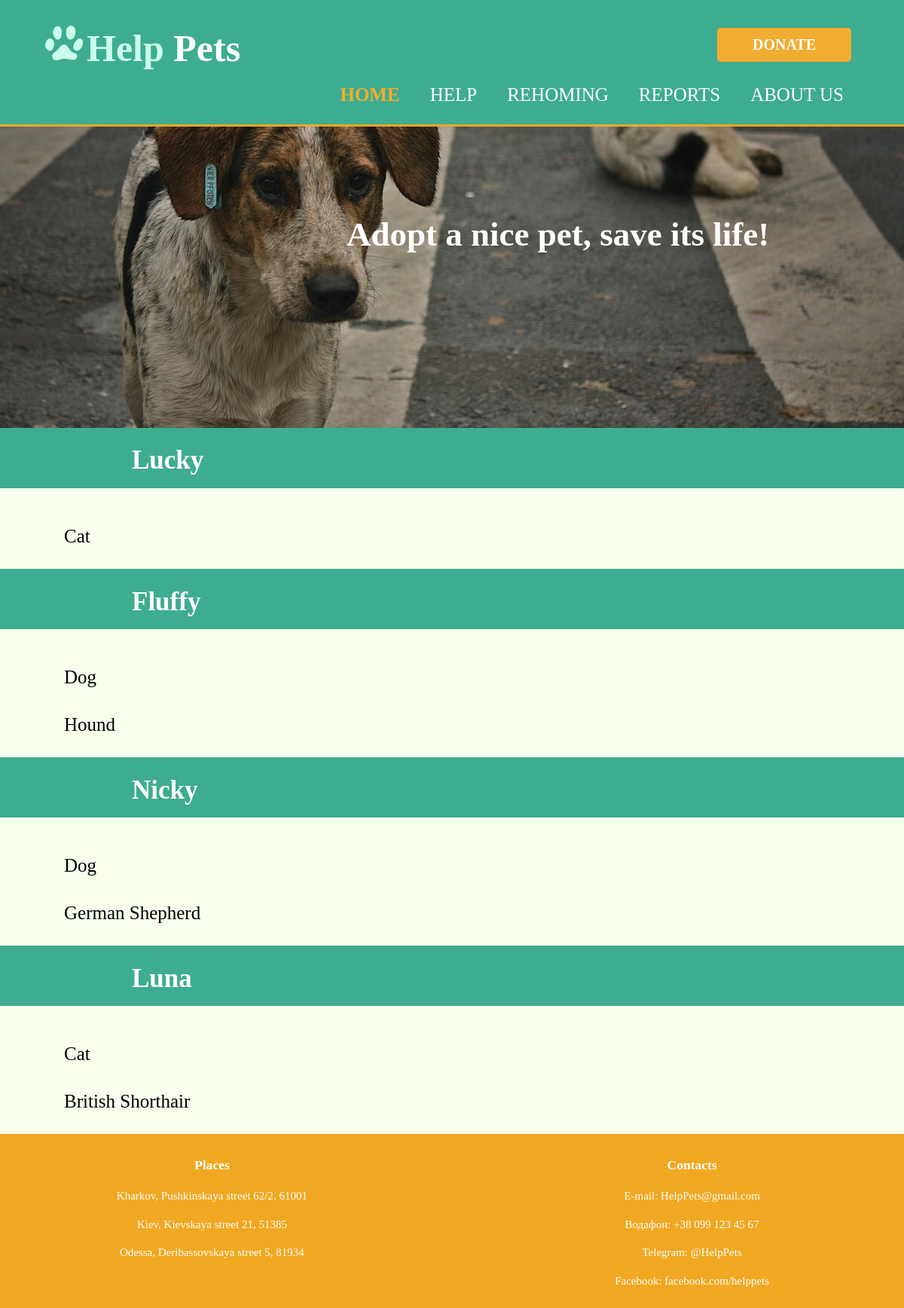
Page /adoptions on the committed database.
### CharityApp/models.py (models this page shows)
class Pet(models.Model):
    CITY_CHOICES = [("Kh", "Kharkov"), ("Ki", "Kiev"), ("Od", "Odessa")]
    SEX_CHOICES = [("F", "Female"), ("M", "Male")]
    name = models.CharField(max_length = 100)
    species = models.CharField(max_length = 30)
    breed = models.CharField(max_length = 30, blank = True)
    sex = models.CharField(choices = SEX_CHOICES, max_length = 1)
    age = models.IntegerField(null = True)
    city = models.CharField(choices = CITY_CHOICES, max_length = 2)
    submission_date = models.DateTimeField()
    vaccinations = models.ManyToManyField('Vaccine', blank = True)

### CharityApp/views.py (the view)
# urls.py: url(r'adoptions', views.adoption, name='adoption'),
def adoption(request):
    pets = Pet.objects.all()
    return render(request, 'adoption.html', {'pets': pets})

### CharityApp/templates/adoption.html
{% extends "layout.html" %}
{% block content %}
<section id="showcaseHelp">
    <div class="container">
        <div id="HelpText">
            <h1> Adopt a nice pet, save its life!</h1>
        </div>
    </div>
</section>
    {% for pet in pets %}
    <div class="AboutText">
        <a href="{% url 'pet_detail' pet.id %}">
            <h2> {{ pet.name|capfirst }} </h2>
        </a>
    </div>
    <div class="FundInfo">
        <div class="container">
            <p> {{pet.species}}</p>
            {% if pet.breed %}
            <p> {{pet.breed}}</p>
            {% endif %}
        </div>
    </div>
    {% endfor %}
{% endblock content %}

### CharityApp/templates/layout.html (shortened to what this page needs)
 {% load static %}
<html lang="en">
<head>
    <link rel="stylesheet" href="{% static 'style.css' %}">
</head>
<body>
    <header class="header">
        <div class="container">
            <img src="{% static 'imgs/footprint.png' %}">
            <div id="logo">
                <h1><span>Help</span> Pets</h1>
            </div>
            <div>
                <button id ="popupclick">Donate</button>
            </div>
            <nav id="navbar" class="topnav">
                <a href="{% url 'home' %}" id="cur">Home</a>
                <a href="{% url 'help' %}">Help</a>
                <a href="{% url 'adoption' %}">Rehoming</a>
                <a href="{% url 'reports' %}">Reports</a>
                <a href="{% url 'about' %}">About us</a>
            </nav>
        </div>
    </header>
{% block content %}
{% endblock content %}
<footer id="footer">
    <div class="container">
        <div id="foot1">
            <h3>Places</h3>
            <p>Kharkov, Pushkinskaya street 62/2, 61001</p>
            <p>Kiev, Kievskaya street 21, 51385</p>
            <p>Odessa, Deribassovskaya street 5, 81934</p>
        </div>
        <div id="foot2">
            <h3> Contacts</h3>
            <p><a href="http://www.google.com" target="_blank">E-mail: HelpPets@gmail.com</a></p>
            <p>Водафон: +38 099 123 45 67</p>
            <p><a href="http://www.google.com" target="_blank">Telegram: @HelpPets</a></p>
            <p><a href="http://www.google.com" target="_blank">Facebook: facebook.com/helppets</a></p>
        </div>
    </div>
</footer>
</body>
</html>

### static/style.css (style rules this page uses)
body { font-family:"Trebuchet MS"; margin:0; padding:0; font-size: 15px; line-height: 1.5; background: #F7FFED; }
nav { margin-top:15px; float:right; }
nav a { float:left; display:inline; font-size:25px; padding: 0 20px 0 20px; }
.container { width:80%; margin:auto; padding:0; overflow:hidden; }
@media only screen and (min-width: 320px) { .container { width: 90%; } }
header { background:#3EAC91; color:white; border-bottom:#F0A822 solid 3px; padding-top:27px; padding-bottom:20px; }
header img { float:left; margin:5px 5px 0 0; width:50px; }
header #logo { font-size:25px; float:left; }
header #logo h1 { margin:0; }
header #logo span { color:#CAFFEC; }
header button { margin: 10px; float:right; width:178px; height:45px; background:#F0AD32; color:white; font-size:20px; font-weight:bold; border:none; border-radius:5px; font-family:"Trebuchet MS"; text-transform: uppercase; }
header #cur { color:#F9AF26; font-weight:bold; }
header a { text-decoration:none; color:white; text-transform: uppercase; }
.FundInfo { font-size:25px; text-indent: 25px; margin: 20px 0 0px 0; }
.AboutText h2 { margin: 0; padding: 0.5em 0 1em 5em; font-size: 35px; color: white; }
.AboutText a { text-decoration: none; }
.AboutText { background-color:#3EAC91; width:100%; height:80px; margin:0; }
footer { background: #F0A822; text-align: center; color: white; padding: 10px 100px 10px 100px; }
footer #foot1 { float: left; width: 30%; }
footer #foot2 { float: right; }
footer a { color: white; text-decoration: none; cursor: pointer }
@media only screen and (min-width: 320px) { footer { padding: 10px; } }
@media only screen and (min-width: 320px) { footer #foot1 { float: left; width: 40%; } }
@media only screen and (min-width: 320px) { footer #foot2 { float: right; width: 40%; } }
#showcaseHelp { margin: 0; width: 100%; min-height: 400px; background: url("imgs/Help.JPG") no-repeat; background-size: cover; background-position: center; color: white; }
#showcaseHelp h1 { margin: 110px 0px 0px 400px; }
#HelpText { font-size: 30px; }

### rows in the picture
Pet: name "Lucky", species "Cat"
Pet: name "Fluffy", species "Dog", breed "Hound"
Pet: name "Nicky", species "Dog", breed "German Shepherd"
Pet: name "Luna", species "Cat", breed "British Shorthair"
